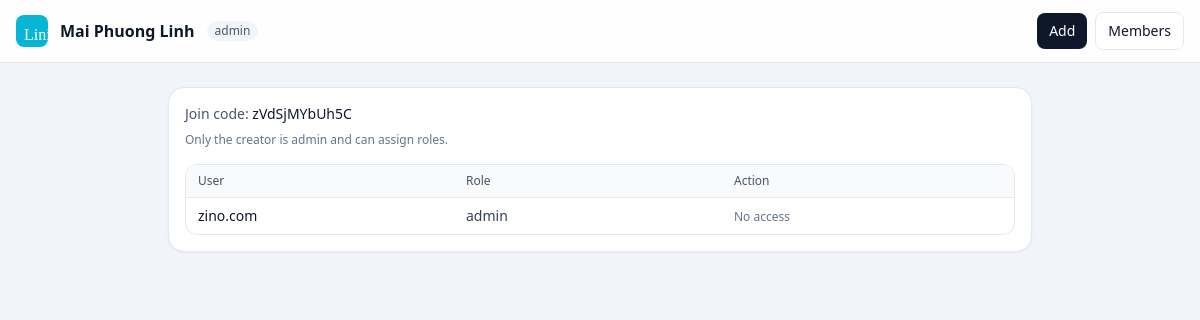
Page /boards/2/members/ (signed in) on the committed database.
### board/models.py (models this page shows, shortened)
class Board(models.Model):
    name = models.CharField(max_length=120, default="Untitled board")
    created_by = models.ForeignKey(
        settings.AUTH_USER_MODEL,
        on_delete=models.CASCADE,
        related_name="created_boards",
    )
    join_code = models.CharField(max_length=16, unique=True, db_index=True)
    created_at = models.DateTimeField(auto_now_add=True)

class BoardMember(models.Model):
    ROLE_ADMIN = "admin"
    ROLE_MENTOR = "mentor"
    ROLE_STUDENT = "student"
    ROLE_SPECTATOR = "spectator"
    ROLE_CHOICES = [
        (ROLE_ADMIN, "Admin"),
        (ROLE_MENTOR, "Mentor"),
        (ROLE_STUDENT, "Student"),
        (ROLE_SPECTATOR, "Spectator"),
    ]
    board = models.ForeignKey(Board, on_delete=models.CASCADE, related_name="members")
    user = models.ForeignKey(settings.AUTH_USER_MODEL, on_delete=models.CASCADE, related_name="board_memberships")
    role = models.CharField(max_length=12, choices=ROLE_CHOICES, default=ROLE_SPECTATOR)
    joined_at = models.DateTimeField(auto_now_add=True)
    class Meta:
        unique_together = [("board", "user")]

### board/views.py (the view)
# urls.py: path("boards/<int:board_id>/members/", views.members_view, name="members_view"),
@login_required
def members_view(request, board_id: int):
    b = get_object_or_404(Board, id=board_id)
    try:
        role = require_member(b, request.user)
    except PermissionError:
        return _forbidden("not_member")
    members = BoardMember.objects.select_related("user").filter(board=b).order_by("role", "user__username")
    return render(
        request,
        "board/members.html",
        {
            "board": b,
            "role": role,
            "members": members,
        },
    )

### board/permissions.py (called while the page is built)
def get_role(board, user):
    if not user.is_authenticated:
        return None
    m = BoardMember.objects.filter(board=board, user=user).first()
    return m.role if m else None

def require_member(board, user):
    role = get_role(board, user)
    if not role:
        raise PermissionError("not_member")
    return role

### board/templates/board/members.html (shortened to what this page needs)
<!doctype html>
<html lang="en">
<head>
  <script src="https://cdn.tailwindcss.com"></script>
</head>
<body class="min-h-screen bg-slate-100 text-slate-900">
  <header class="sticky top-0 z-40 border-b bg-white/90 backdrop-blur">
    <div class="mx-auto flex max-w-7xl items-center justify-between px-4 py-3">
      <div class="flex items-center gap-3">
        <a href="{% url 'board:home' %}"><div class="h-8 w-8 rounded-lg bg-cyan-500 font-serif text-white p-2">Lini</div></a>
        <div class="font-semibold">{{ board.name }}</div>
        <span class="rounded-full bg-slate-100 px-2 py-0.5 text-xs text-slate-600">{{ role }}</span>
      </div>
      <div class="flex items-center gap-2">
        <button id="newListBtn" class="rounded-lg bg-slate-900 px-3 py-2 text-sm font-medium text-white hover:bg-slate-800">
          Add
        </button>
        <a class="rounded-lg border border-slate-200 bg-white px-3 py-2 text-sm hover:bg-slate-50" href="{% url 'board:members_view' board.id %}">
          Members
        </a>
      </div>
    </div>
  </header>
  <main class="mx-auto max-w-4xl px-4 py-6">
    <div class="rounded-2xl border border-slate-200 bg-white p-4 shadow-sm">
      <div class="text-sm text-slate-600">
        Join code:
        <span class="font-medium text-slate-900">{{ board.join_code }}</span>
      </div>
      <div class="mt-2 text-xs text-slate-500">
        Only the creator is admin and can assign roles.
      </div>
      <div class="mt-4 overflow-hidden rounded-xl border border-slate-200">
        <div class="grid grid-cols-3 bg-slate-50 px-3 py-2 text-xs font-medium text-slate-600">
          <div>User</div>
          <div>Role</div>
          <div>Action</div>
        </div>
        {% for m in members %}
          <div class="grid grid-cols-3 items-center px-3 py-2 text-sm border-t border-slate-200">
            <div class="truncate">{{ m.user.username }}</div>
            <div class="text-slate-700">{{ m.role }}</div>
            <div>
              {% if role == "admin" and m.user_id != board.created_by_id %}
                <select class="roleSelect rounded-lg border border-slate-200 bg-white px-2 py-1 text-sm"
                        data-user-id="{{ m.user_id }}">
                  <option value="mentor" {% if m.role == "mentor" %}selected{% endif %}>mentor</option>
                  <option value="student" {% if m.role == "student" %}selected{% endif %}>student</option>
                  <option value="spectator" {% if m.role == "spectator" %}selected{% endif %}>spectator</option>
                </select>
                <button class="saveRoleBtn ml-2 rounded-lg bg-slate-900 px-3 py-1.5 text-sm text-white hover:bg-slate-800"
                        data-user-id="{{ m.user_id }}">
                  Save
                </button>
              {% else %}
                <span class="text-xs text-slate-500">No access</span>
              {% endif %}
            </div>
          </div>
        {% endfor %}
      </div>
    </div>
  </main>
</body>
</html>

### rows in the picture
Board: name "Mai Phuong Linh", join_code "zVdSjMYbUh5C"
BoardMember: role "admin", user.username "zino.com", shows "No access"
